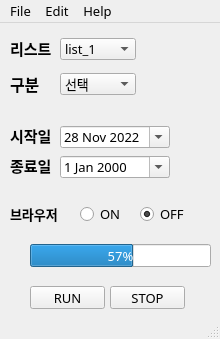
<?xml version="1.0" encoding="UTF-8"?>
<ui version="4.0">
 <class>MainWindow</class>
 <widget class="QMainWindow" name="MainWindow">
  <property name="geometry">
   <rect>
    <x>0</x>
    <y>0</y>
    <width>220</width>
    <height>339</height>
   </rect>
  </property>
  <property name="font">
   <font>
    <family>함초롬돋움</family>
    <pointsize>10</pointsize>
   </font>
  </property>
  <property name="cursor">
   <cursorShape>PointingHandCursor</cursorShape>
  </property>
  <property name="windowTitle">
   <string>MainWindow</string>
  </property>
  <property name="toolButtonStyle">
   <enum>Qt::ToolButtonIconOnly</enum>
  </property>
  <property name="documentMode">
   <bool>false</bool>
  </property>
  <property name="tabShape">
   <enum>QTabWidget::Rounded</enum>
  </property>
  <widget class="QWidget" name="centralwidget">
   <widget class="QPushButton" name="run_btn">
    <property name="geometry">
     <rect>
      <x>30</x>
      <y>263</y>
      <width>75</width>
      <height>23</height>
     </rect>
    </property>
    <property name="text">
     <string>RUN</string>
    </property>
   </widget>
   <widget class="QPushButton" name="stop_btn">
    <property name="geometry">
     <rect>
      <x>110</x>
      <y>263</y>
      <width>75</width>
      <height>23</height>
     </rect>
    </property>
    <property name="text">
     <string>STOP</string>
    </property>
   </widget>
   <widget class="QDateEdit" name="dateStart">
    <property name="geometry">
     <rect>
      <x>60</x>
      <y>103</y>
      <width>110</width>
      <height>22</height>
     </rect>
    </property>
    <property name="layoutDirection">
     <enum>Qt::LeftToRight</enum>
    </property>
    <property name="wrapping">
     <bool>true</bool>
    </property>
    <property name="frame">
     <bool>true</bool>
    </property>
    <property name="buttonSymbols">
     <enum>QAbstractSpinBox::UpDownArrows</enum>
    </property>
    <property name="calendarPopup">
     <bool>true</bool>
    </property>
    <property name="date">
     <date>
      <year>2022</year>
      <month>11</month>
      <day>28</day>
     </date>
    </property>
   </widget>
   <widget class="QDateEdit" name="dateEnd">
    <property name="geometry">
     <rect>
      <x>60</x>
      <y>133</y>
      <width>110</width>
      <height>22</height>
     </rect>
    </property>
    <property name="wrapping">
     <bool>false</bool>
    </property>
    <property name="showGroupSeparator" stdset="0">
     <bool>false</bool>
    </property>
    <property name="calendarPopup">
     <bool>true</bool>
    </property>
   </widget>
   <widget class="QComboBox" name="scrape_comboBox">
    <property name="geometry">
     <rect>
      <x>60</x>
      <y>50</y>
      <width>76</width>
      <height>22</height>
     </rect>
    </property>
    <property name="layoutDirection">
     <enum>Qt::LeftToRight</enum>
    </property>
    <property name="currentText">
     <string>선택</string>
    </property>
    <property name="currentIndex">
     <number>0</number>
    </property>
    <item>
     <property name="text">
      <string>선택</string>
     </property>
    </item>
    <item>
     <property name="text">
      <string>매출</string>
     </property>
    </item>
    <item>
     <property name="text">
      <string>리뷰</string>
     </property>
    </item>
    <item>
     <property name="text">
      <string>정산</string>
     </property>
    </item>
   </widget>
   <widget class="QLabel" name="label_2">
    <property name="geometry">
     <rect>
      <x>10</x>
      <y>102</y>
      <width>56</width>
      <height>21</height>
     </rect>
    </property>
    <property name="font">
     <font>
      <family>함초롬돋움</family>
      <pointsize>11</pointsize>
      <bold>true</bold>
     </font>
    </property>
    <property name="text">
     <string>시작일</string>
    </property>
   </widget>
   <widget class="QLabel" name="label_3">
    <property name="geometry">
     <rect>
      <x>10</x>
      <y>50</y>
      <width>56</width>
      <height>21</height>
     </rect>
    </property>
    <property name="font">
     <font>
      <family>함초롬돋움</family>
      <pointsize>12</pointsize>
      <bold>true</bold>
     </font>
    </property>
    <property name="text">
     <string>구분</string>
    </property>
   </widget>
   <widget class="QProgressBar" name="progressBar">
    <property name="geometry">
     <rect>
      <x>30</x>
      <y>221</y>
      <width>181</width>
      <height>23</height>
     </rect>
    </property>
    <property name="value">
     <number>57</number>
    </property>
    <property name="orientation">
     <enum>Qt::Horizontal</enum>
    </property>
    <property name="invertedAppearance">
     <bool>false</bool>
    </property>
    <property name="textDirection">
     <enum>QProgressBar::TopToBottom</enum>
    </property>
   </widget>
   <widget class="QRadioButton" name="browser_off">
    <property name="geometry">
     <rect>
      <x>140</x>
      <y>183</y>
      <width>51</width>
      <height>16</height>
     </rect>
    </property>
    <property name="autoFillBackground">
     <bool>false</bool>
    </property>
    <property name="text">
     <string>OFF</string>
    </property>
    <property name="checked">
     <bool>true</bool>
    </property>
   </widget>
   <widget class="QRadioButton" name="browser_on">
    <property name="geometry">
     <rect>
      <x>80</x>
      <y>183</y>
      <width>51</width>
      <height>16</height>
     </rect>
    </property>
    <property name="text">
     <string>ON</string>
    </property>
   </widget>
   <widget class="QLabel" name="label_4">
    <property name="geometry">
     <rect>
      <x>10</x>
      <y>132</y>
      <width>56</width>
      <height>21</height>
     </rect>
    </property>
    <property name="font">
     <font>
      <family>함초롬돋움</family>
      <pointsize>11</pointsize>
      <bold>true</bold>
     </font>
    </property>
    <property name="text">
     <string>종료일</string>
    </property>
   </widget>
   <widget class="QLabel" name="label_5">
    <property name="geometry">
     <rect>
      <x>10</x>
      <y>180</y>
      <width>56</width>
      <height>21</height>
     </rect>
    </property>
    <property name="font">
     <font>
      <family>함초롬돋움</family>
      <pointsize>10</pointsize>
      <bold>true</bold>
     </font>
    </property>
    <property name="text">
     <string>브라우저</string>
    </property>
   </widget>
   <widget class="QComboBox" name="list_option_comboBox">
    <property name="geometry">
     <rect>
      <x>60</x>
      <y>15</y>
      <width>76</width>
      <height>22</height>
     </rect>
    </property>
    <property name="layoutDirection">
     <enum>Qt::LeftToRight</enum>
    </property>
    <property name="currentText">
     <string>list_1</string>
    </property>
    <property name="currentIndex">
     <number>0</number>
    </property>
    <item>
     <property name="text">
      <string>list_1</string>
     </property>
    </item>
    <item>
     <property name="text">
      <string>list_2</string>
     </property>
    </item>
    <item>
     <property name="text">
      <string>list_3</string>
     </property>
    </item>
   </widget>
   <widget class="QLabel" name="label_6">
    <property name="geometry">
     <rect>
      <x>10</x>
      <y>15</y>
      <width>56</width>
      <height>21</height>
     </rect>
    </property>
    <property name="font">
     <font>
      <family>함초롬돋움</family>
      <pointsize>11</pointsize>
      <bold>true</bold>
     </font>
    </property>
    <property name="text">
     <string>리스트</string>
    </property>
   </widget>
  </widget>
  <widget class="QMenuBar" name="menubar">
   <property name="geometry">
    <rect>
     <x>0</x>
     <y>0</y>
     <width>220</width>
     <height>23</height>
    </rect>
   </property>
   <widget class="QMenu" name="menurandom_values">
    <property name="title">
     <string>File</string>
    </property>
    <widget class="QMenu" name="menuList_Open">
     <property name="font">
      <font>
       <family>함초롬돋움</family>
       <pointsize>10</pointsize>
      </font>
     </property>
     <property name="title">
      <string>Open List</string>
     </property>
     <addaction name="actionAlt_O"/>
     <addaction name="actionList_2"/>
     <addaction name="actionList_3"/>
    </widget>
    <addaction name="menuList_Open"/>
    <addaction name="separator"/>
    <addaction name="actionClose"/>
   </widget>
   <widget class="QMenu" name="menuEdit">
    <property name="title">
     <string>Edit</string>
    </property>
   </widget>
   <widget class="QMenu" name="menuInfo">
    <property name="title">
     <string>Help</string>
    </property>
    <addaction name="actionVersion"/>
   </widget>
   <addaction name="menurandom_values"/>
   <addaction name="menuEdit"/>
   <addaction name="menuInfo"/>
  </widget>
  <widget class="QStatusBar" name="statusbar"/>
  <action name="actionAlt_O">
   <property name="text">
    <string>List 1</string>
   </property>
   <property name="shortcut">
    <string>Alt+1</string>
   </property>
  </action>
  <action name="actionList_2">
   <property name="text">
    <string>List 2</string>
   </property>
   <property name="shortcut">
    <string>Alt+2</string>
   </property>
  </action>
  <action name="actionList_3">
   <property name="text">
    <string>List 3</string>
   </property>
   <property name="shortcut">
    <string>Alt+3</string>
   </property>
  </action>
  <action name="actionList_1">
   <property name="text">
    <string>List 1</string>
   </property>
  </action>
  <action name="actionList_4">
   <property name="text">
    <string>List 2</string>
   </property>
  </action>
  <action name="actionList_5">
   <property name="text">
    <string>List 3</string>
   </property>
  </action>
  <action name="actionList_6">
   <property name="text">
    <string>List 1</string>
   </property>
  </action>
  <action name="actionList_7">
   <property name="text">
    <string>List 2</string>
   </property>
  </action>
  <action name="actionList_8">
   <property name="text">
    <string>List 3</string>
   </property>
  </action>
  <action name="actionList_9">
   <property name="text">
    <string>List 1</string>
   </property>
  </action>
  <action name="actionList_10">
   <property name="text">
    <string>List 2</string>
   </property>
  </action>
  <action name="actionList_11">
   <property name="text">
    <string>List 3</string>
   </property>
  </action>
  <action name="actionClose">
   <property name="text">
    <string>Close</string>
   </property>
   <property name="shortcut">
    <string>Ctrl+X</string>
   </property>
  </action>
  <action name="actionVersion">
   <property name="text">
    <string>Version</string>
   </property>
  </action>
 </widget>
 <resources/>
 <connections/>
</ui>
